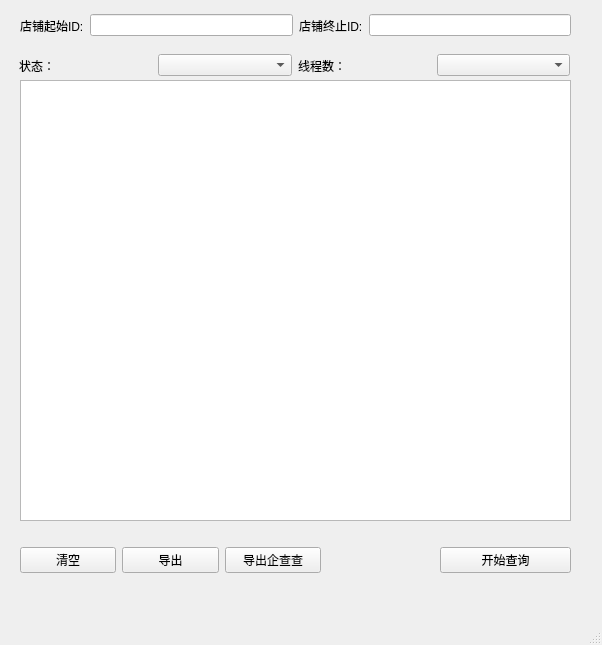
<?xml version="1.0" encoding="UTF-8"?>
<ui version="4.0">
 <class>MainWindow</class>
 <widget class="QMainWindow" name="MainWindow">
  <property name="geometry">
   <rect>
    <x>0</x>
    <y>0</y>
    <width>602</width>
    <height>645</height>
   </rect>
  </property>
  <property name="minimumSize">
   <size>
    <width>602</width>
    <height>645</height>
   </size>
  </property>
  <property name="maximumSize">
   <size>
    <width>602</width>
    <height>645</height>
   </size>
  </property>
  <property name="windowTitle">
   <string>京东店铺抓取</string>
  </property>
  <property name="windowIcon">
   <iconset>
    <normaloff>C:/Users/alian/Desktop/download.jpg</normaloff>C:/Users/alian/Desktop/download.jpg</iconset>
  </property>
  <widget class="QWidget" name="centralwidget">
   <widget class="QTableView" name="shopInfos">
    <property name="geometry">
     <rect>
      <x>20</x>
      <y>80</y>
      <width>551</width>
      <height>441</height>
     </rect>
    </property>
   </widget>
   <widget class="QWidget" name="horizontalLayoutWidget">
    <property name="geometry">
     <rect>
      <x>20</x>
      <y>0</y>
      <width>551</width>
      <height>51</height>
     </rect>
    </property>
    <layout class="QHBoxLayout" name="horizontalLayout">
     <item>
      <widget class="QLabel" name="label">
       <property name="text">
        <string>店铺起始ID:</string>
       </property>
      </widget>
     </item>
     <item>
      <widget class="QLineEdit" name="start_shop_id"/>
     </item>
     <item>
      <widget class="QLabel" name="label_2">
       <property name="text">
        <string>店铺终止ID:</string>
       </property>
      </widget>
     </item>
     <item>
      <widget class="QLineEdit" name="end_shop_id"/>
     </item>
    </layout>
   </widget>
   <widget class="QWidget" name="horizontalLayoutWidget_2">
    <property name="geometry">
     <rect>
      <x>20</x>
      <y>520</y>
      <width>301</width>
      <height>81</height>
     </rect>
    </property>
    <layout class="QHBoxLayout" name="horizontalLayout_2">
     <item>
      <widget class="QPushButton" name="clear_button">
       <property name="text">
        <string>清空</string>
       </property>
      </widget>
     </item>
     <item>
      <widget class="QPushButton" name="export_button">
       <property name="text">
        <string>导出</string>
       </property>
      </widget>
     </item>
     <item>
      <widget class="QPushButton" name="export_qcc_button">
       <property name="text">
        <string>导出企查查</string>
       </property>
      </widget>
     </item>
    </layout>
   </widget>
   <widget class="QWidget" name="horizontalLayoutWidget_4">
    <property name="geometry">
     <rect>
      <x>440</x>
      <y>520</y>
      <width>131</width>
      <height>81</height>
     </rect>
    </property>
    <layout class="QHBoxLayout" name="horizontalLayout_4">
     <item>
      <widget class="QPushButton" name="search_button">
       <property name="text">
        <string>开始查询</string>
       </property>
      </widget>
     </item>
    </layout>
   </widget>
   <widget class="QWidget" name="horizontalLayoutWidget_3">
    <property name="geometry">
     <rect>
      <x>19</x>
      <y>50</y>
      <width>551</width>
      <height>31</height>
     </rect>
    </property>
    <layout class="QHBoxLayout" name="horizontalLayout_3">
     <item>
      <widget class="QLabel" name="label_3">
       <property name="text">
        <string>状态：</string>
       </property>
      </widget>
     </item>
     <item>
      <widget class="QComboBox" name="shop_status"/>
     </item>
     <item>
      <widget class="QLabel" name="label_4">
       <property name="text">
        <string>线程数：</string>
       </property>
      </widget>
     </item>
     <item>
      <widget class="QComboBox" name="thread_count"/>
     </item>
    </layout>
   </widget>
  </widget>
  <widget class="QMenuBar" name="menubar">
   <property name="geometry">
    <rect>
     <x>0</x>
     <y>0</y>
     <width>602</width>
     <height>22</height>
    </rect>
   </property>
  </widget>
  <widget class="QStatusBar" name="statusbar"/>
 </widget>
 <resources/>
 <connections/>
</ui>
